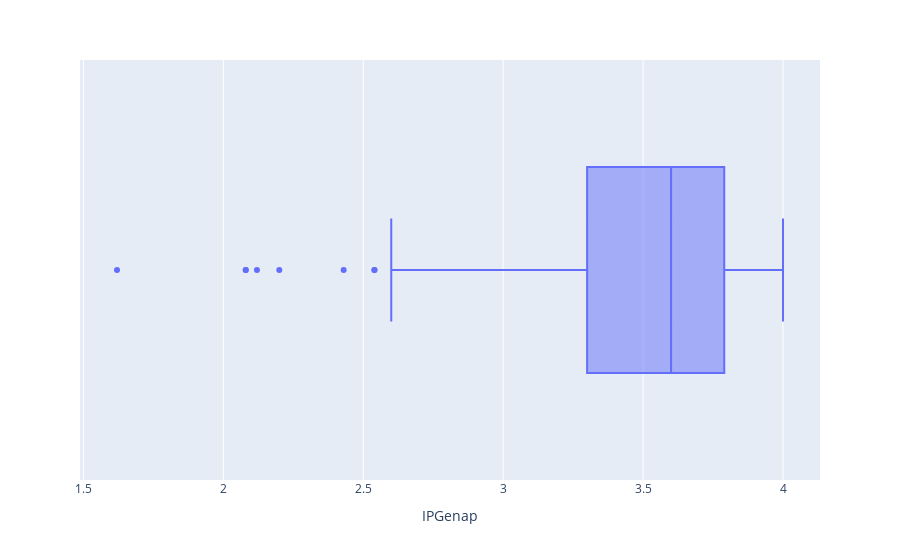

The code cell stored with this chart in its notebook:
### Code cell
# Mengetahui persebaran data untuk IP Genap
fig = px.box(dataGenap, x = "IPGenap")
fig.show()

### Figure 1 — Plotly figure (JSON) as saved in the notebook; plotly's stock layout.template omitted (floating-point values rounded to 4 significant figures; data arrays with more than 128 entries replaced by an {"elided": "..."} marker saying what was removed)
{"data": [{"alignmentgroup": "True", "hovertemplate": "IPGenap=%{x}<extra></extra>", "legendgroup": "", "marker": {"color": "#636efa"}, "name": "", "notched": false, "offsetgroup": "", "orientation": "h", "showlegend": false, "type": "box", "x": {"elided": "210 float values"}, "x0": " ", "xaxis": "x", "y0": " ", "yaxis": "y"}], "layout": {"boxmode": "group", "legend": {"tracegroupgap": 0}, "margin": {"t": 60}, "xaxis": {"anchor": "y", "domain": [0, 1], "title": {"text": "IPGenap"}}, "yaxis": {"anchor": "x", "domain": [0, 1]}}}
